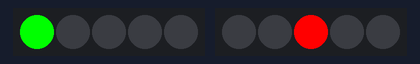
A sketch run on a simulated Arduino Uno, built with avr-gcc and run on an emulated ATmega328P. Shown: 2 × 5 RGB LEDs in strip order, left to right.

Above: at 0.1 s.
At 0.5 s:
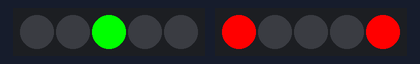
At 0.9 s:
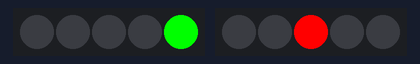
At 1.3 s:
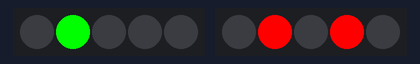
Timing chart, 0 to 130.0 s (numbered marks = the images above):
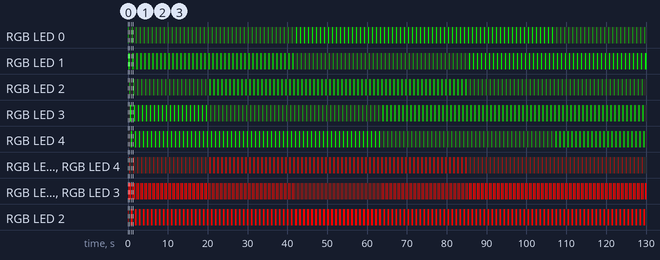

Measured:
- by itself, RGB LED 0–4: alternates RGB(0, 255, 0) for 0.20 s and off for 0.80 s
- by itself, RGB LED 0, RGB LED 4: alternates RGB(255, 0, 0) for 0.20 s and off for 0.80 s
- by itself, RGB LED 1, RGB LED 3: repeats every 1.0 s: off 0.20 s, RGB(255, 0, 0) 0.20 s, off 0.40 s, RGB(255, 0, 0) 0.20 s
- by itself, RGB LED 2: repeats every 1.0 s: off 0.60 s, RGB(255, 0, 0) 0.40 s

The sketch:

Liam_Drone_NeopixelsRev9.ino
```cpp
#include <Adafruit_NeoPixel.h>
#ifdef __AVR__
  #include <avr/power.h>
#endif


#define PIN            2
#define PIN1           3

#define NUMPIXELS 5

Adafruit_NeoPixel Rear = Adafruit_NeoPixel(NUMPIXELS, PIN1, NEO_GRB + NEO_KHZ800);
Adafruit_NeoPixel Front = Adafruit_NeoPixel(NUMPIXELS, PIN, NEO_GRB + NEO_KHZ800);

int pixels = 5;
int frames = 5;
int fps = 5; //For that peasant feel
byte R[] = {0,0,0,0,0,0,255,0,0,0,0,0,0,0,0,0,0,0,255,0,0,0,0,0,255,0,0,0,0,0,255,0,0,0,0,0,0,0,0,0,0,0,255,0,0,0,0,0,255,0,0,0,0,0,255,0,0,0,0,0,0,0,0,0,0,0,255,0,0,0,0,0,0,0,0};
byte F[] = {0,255,0,0,0,0,0,0,0,0,0,0,0,0,0,0,0,0,0,255,0,0,0,0,0,0,0,0,0,0,0,0,0,0,0,0,0,255,0,0,0,0,0,0,0,0,0,0,0,0,0,0,0,0,0,255,0,0,0,0,0,0,0,0,0,0,0,0,0,0,0,0,0,255,0};
int Position;
void setup() {
  Front.begin();
  Rear.begin();
  Front.show();
  Rear.show();
}

int pos = 0, dir = 1; // Position, direction of "eye"
int pos1 = 0, dir1 = 1;
int cframe = 0;


 uint32_t green = Front.Color(0, 255, 0);
 uint32_t red = Front.Color(255, 0, 0);
 uint32_t blue = Front.Color(0, 0, 255);


void loop() {
  for (int i=0; i<NUMPIXELS; i++) {
        int cpixel = i % pixels;
        int index = cframe*pixels*3 + cpixel*3;
        Rear.setPixelColor(i,R[index],R[index+1],R[index+2]);
    }
      for (int i=0; i<NUMPIXELS; i++) {
        int cpixel = i % pixels;
        int index = cframe*pixels*3 + cpixel*3;
        Front.setPixelColor(i,F[index],F[index+1],F[index+2]);
  }

    Rear.show();
    Front.show();
    cframe ++;
    if (cframe >= frames) cframe = 0;
    delay(1000/fps);

}
```
